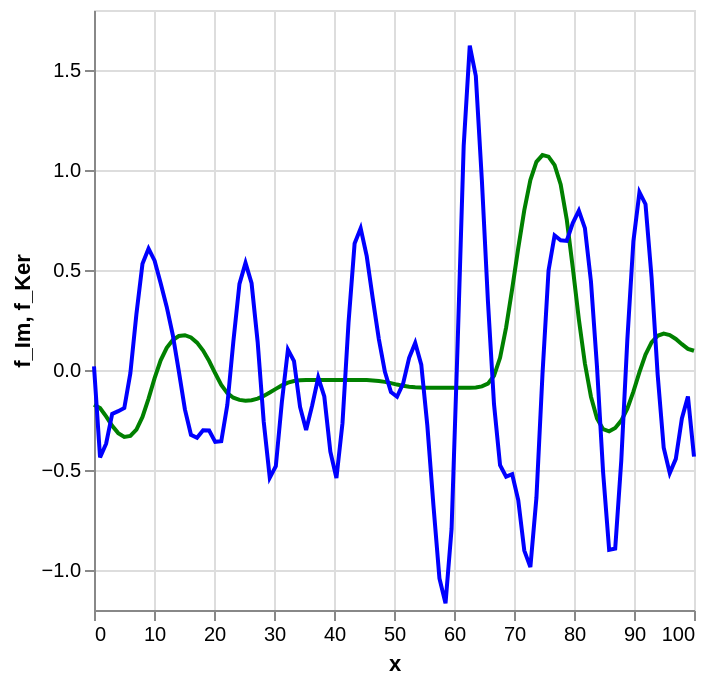

Notebook source saved alongside this figure:
### Code cell
beta_Im_oracle = PrIm_oracle @ np.random.normal(0, 1, size=(PrIm_oracle.shape[1], 1))
beta_Ker_oracle = PrKer_oracle @ np.random.normal(0, 1, size=(PrKer_oracle.shape[1], 1))
f_Im_oracle = Phi @ beta_Im_oracle
f_Ker_oracle = Phi @ beta_Ker_oracle

source = pd.DataFrame(
    {
        "x": np.linspace(0, 100, 100),
        "f_Im": f_Im_oracle.flatten(),
        "f_Ker": f_Ker_oracle.flatten(),
    }
)
chart = alt.Chart(source).mark_line(color="green").encode(x="x", y="f_Im")
chart_Ker = alt.Chart(source).mark_line(color="blue").encode(x="x", y="f_Ker")
chart + chart_Ker

### Figure 1 — Vega-Lite specification as saved in the notebook (floating-point values rounded to 4 significant figures)
{"config": {"view": {"continuousWidth": 300, "continuousHeight": 300}}, "layer": [{"mark": {"type": "line", "color": "green"}, "encoding": {"x": {"field": "x", "type": "quantitative"}, "y": {"field": "f_Im", "type": "quantitative"}}}, {"mark": {"type": "line", "color": "blue"}, "encoding": {"x": {"field": "x", "type": "quantitative"}, "y": {"field": "f_Ker", "type": "quantitative"}}}], "data": {"name": "data-027dcb892c0b672c3e1d10c2c4afcb1f"}, "$schema": "https://vega.github.io/schema/vega-lite/v6.1.0.json", "datasets": {"data-027dcb892c0b672c3e1d10c2c4afcb1f": [{"x": 0.0, "f_Im": -0.1733, "f_Ker": 0.01824}, {"x": 1.01, "f_Im": -0.1902, "f_Ker": -0.437}, {"x": 2.02, "f_Im": -0.2322, "f_Ker": -0.3687}, {"x": 3.03, "f_Im": -0.2791, "f_Ker": -0.2191}, {"x": 4.04, "f_Im": -0.3155, "f_Ker": -0.206}, {"x": 5.051, "f_Im": -0.3345, "f_Ker": -0.1901}, {"x": 6.061, "f_Im": -0.3298, "f_Ker": -0.01581}, {"x": 7.071, "f_Im": -0.2976, "f_Ker": 0.2802}, {"x": 8.081, "f_Im": -0.2349, "f_Ker": 0.5312}, {"x": 9.091, "f_Im": -0.1431, "f_Ker": 0.607}, {"x": 10.1, "f_Im": -0.04098, "f_Ker": 0.5465}, {"x": 11.11, "f_Im": 0.04817, "f_Ker": 0.4337}, {"x": 12.12, "f_Im": 0.1108, "f_Ker": 0.3155}, {"x": 13.13, "f_Im": 0.1499, "f_Ker": 0.1751}, {"x": 14.14, "f_Im": 0.1701, "f_Ker": -0.006738}, {"x": 15.15, "f_Im": 0.1739, "f_Ker": -0.1969}, {"x": 16.16, "f_Im": 0.1625, "f_Ker": -0.324}, {"x": 17.17, "f_Im": 0.1368, "f_Ker": -0.3391}, {"x": 18.18, "f_Im": 0.09739, "f_Ker": -0.3017}, {"x": 19.19, "f_Im": 0.04473, "f_Ker": -0.3024}, {"x": 20.2, "f_Im": -0.01653, "f_Ker": -0.3593}, {"x": 21.21, "f_Im": -0.0741, "f_Ker": -0.3564}, {"x": 22.22, "f_Im": -0.1155, "f_Ker": -0.1742}, {"x": 23.23, "f_Im": -0.1387, "f_Ker": 0.1447}, {"x": 24.24, "f_Im": -0.1496, "f_Ker": 0.4308}, {"x": 25.25, "f_Im": -0.1534, "f_Ker": 0.5355}, {"x": 26.26, "f_Im": -0.1513, "f_Ker": 0.434}, {"x": 27.27, "f_Im": -0.1433, "f_Ker": 0.1414}, {"x": 28.28, "f_Im": -0.1297, "f_Ker": -0.2574}, {"x": 29.29, "f_Im": -0.1126, "f_Ker": -0.5391}, {"x": 30.3, "f_Im": -0.09429, "f_Ker": -0.4814}, {"x": 31.31, "f_Im": -0.077, "f_Ker": -0.1595}, {"x": 32.32, "f_Im": -0.06332, "f_Ker": 0.1022}, {"x": 33.33, "f_Im": -0.05525, "f_Ker": 0.04476}, {"x": 34.34, "f_Im": -0.05169, "f_Ker": -0.1847}, {"x": 35.35, "f_Im": -0.05047, "f_Ker": -0.2999}, {"x": 36.36, "f_Im": -0.04999, "f_Ker": -0.177}, {"x": 37.37, "f_Im": -0.04987, "f_Ker": -0.03768}, {"x": 38.38, "f_Im": -0.04987, "f_Ker": -0.1325}, {"x": 39.39, "f_Im": -0.04987, "f_Ker": -0.4086}, {"x": 40.4, "f_Im": -0.04987, "f_Ker": -0.5405}, {"x": 41.41, "f_Im": -0.04988, "f_Ker": -0.2658}, {"x": 42.42, "f_Im": -0.04988, "f_Ker": 0.2385}, {"x": 43.43, "f_Im": -0.04989, "f_Ker": 0.6321}, {"x": 44.44, "f_Im": -0.05001, "f_Ker": 0.7086}, {"x": 45.45, "f_Im": -0.05061, "f_Ker": 0.5694}, {"x": 46.46, "f_Im": -0.05207, "f_Ker": 0.3568}, {"x": 47.47, "f_Im": -0.0548, "f_Ker": 0.1546}, {"x": 48.48, "f_Im": -0.05924, "f_Ker": -0.00911}, {"x": 49.49, "f_Im": -0.06564, "f_Ker": -0.1103}, {"x": 50.51, "f_Im": -0.07286, "f_Ker": -0.1337}, {"x": 51.52, "f_Im": -0.07925, "f_Ker": -0.06795}, {"x": 52.53, "f_Im": -0.08368, "f_Ker": 0.06104}, {"x": 53.54, "f_Im": -0.08641, "f_Ker": 0.1352}, {"x": 54.55, "f_Im": -0.08786, "f_Ker": 0.02703}, {"x": 55.56, "f_Im": -0.08847, "f_Ker": -0.2775}, {"x": 56.57, "f_Im": -0.0886, "f_Ker": -0.6747}, {"x": 57.58, "f_Im": -0.08862, "f_Ker": -1.043}, {"x": 58.59, "f_Im": -0.08862, "f_Ker": -1.167}, {"x": 59.6, "f_Im": -0.08862, "f_Ker": -0.7939}, {"x": 60.61, "f_Im": -0.08861, "f_Ker": 0.1301}, {"x": 61.62, "f_Im": -0.08861, "f_Ker": 1.121}, {"x": 62.63, "f_Im": -0.08856, "f_Ker": 1.622}, {"x": 63.64, "f_Im": -0.08722, "f_Ker": 1.47}, {"x": 64.65, "f_Im": -0.08199, "f_Ker": 0.9477}, {"x": 65.66, "f_Im": -0.06846, "f_Ker": 0.3435}, {"x": 66.67, "f_Im": -0.02885, "f_Ker": -0.1701}, {"x": 67.68, "f_Im": 0.0609, "f_Ker": -0.4762}, {"x": 68.69, "f_Im": 0.213, "f_Ker": -0.5336}, {"x": 69.7, "f_Im": 0.4054, "f_Ker": -0.5212}, {"x": 70.71, "f_Im": 0.6096, "f_Ker": -0.6504}, {"x": 71.72, "f_Im": 0.7991, "f_Ker": -0.9029}, {"x": 72.73, "f_Im": 0.9499, "f_Ker": -0.9856}, {"x": 73.74, "f_Im": 1.041, "f_Ker": -0.6389}, {"x": 74.75, "f_Im": 1.075, "f_Ker": -0.0211}, {"x": 75.76, "f_Im": 1.067, "f_Ker": 0.4981}, {"x": 76.77, "f_Im": 1.024, "f_Ker": 0.6723}, {"x": 77.78, "f_Im": 0.9275, "f_Ker": 0.6483}, {"x": 78.79, "f_Im": 0.7533, "f_Ker": 0.6455}, {"x": 79.8, "f_Im": 0.5113, "f_Ker": 0.7348}, {"x": 80.81, "f_Im": 0.2537, "f_Ker": 0.7968}, {"x": 81.82, "f_Im": 0.03229, "f_Ker": 0.7095}, {"x": 82.83, "f_Im": -0.1337, "f_Ker": 0.4418}, {"x": 83.84, "f_Im": -0.2424, "f_Ker": 0.01263}, {"x": 84.85, "f_Im": -0.2957, "f_Ker": -0.511}, {"x": 85.86, "f_Im": -0.3064, "f_Ker": -0.8992}, {"x": 86.87, "f_Im": -0.2898, "f_Ker": -0.8925}, {"x": 87.88, "f_Im": -0.2532, "f_Ker": -0.4533}, {"x": 88.89, "f_Im": -0.1935, "f_Ker": 0.151}, {"x": 89.9, "f_Im": -0.1082, "f_Ker": 0.6442}, {"x": 90.91, "f_Im": -0.0104, "f_Ker": 0.8889}, {"x": 91.92, "f_Im": 0.07747, "f_Ker": 0.8289}, {"x": 92.93, "f_Im": 0.1378, "f_Ker": 0.4616}, {"x": 93.94, "f_Im": 0.1711, "f_Ker": -0.02214}, {"x": 94.95, "f_Im": 0.1817, "f_Ker": -0.3888}, {"x": 95.96, "f_Im": 0.1746, "f_Ker": -0.5157}, {"x": 96.97, "f_Im": 0.1552, "f_Ker": -0.4443}, {"x": 97.98, "f_Im": 0.1292, "f_Ker": -0.2426}, {"x": 98.99, "f_Im": 0.1058, "f_Ker": -0.1327}, {"x": 100.0, "f_Im": 0.09636, "f_Ker": -0.4331}]}}
